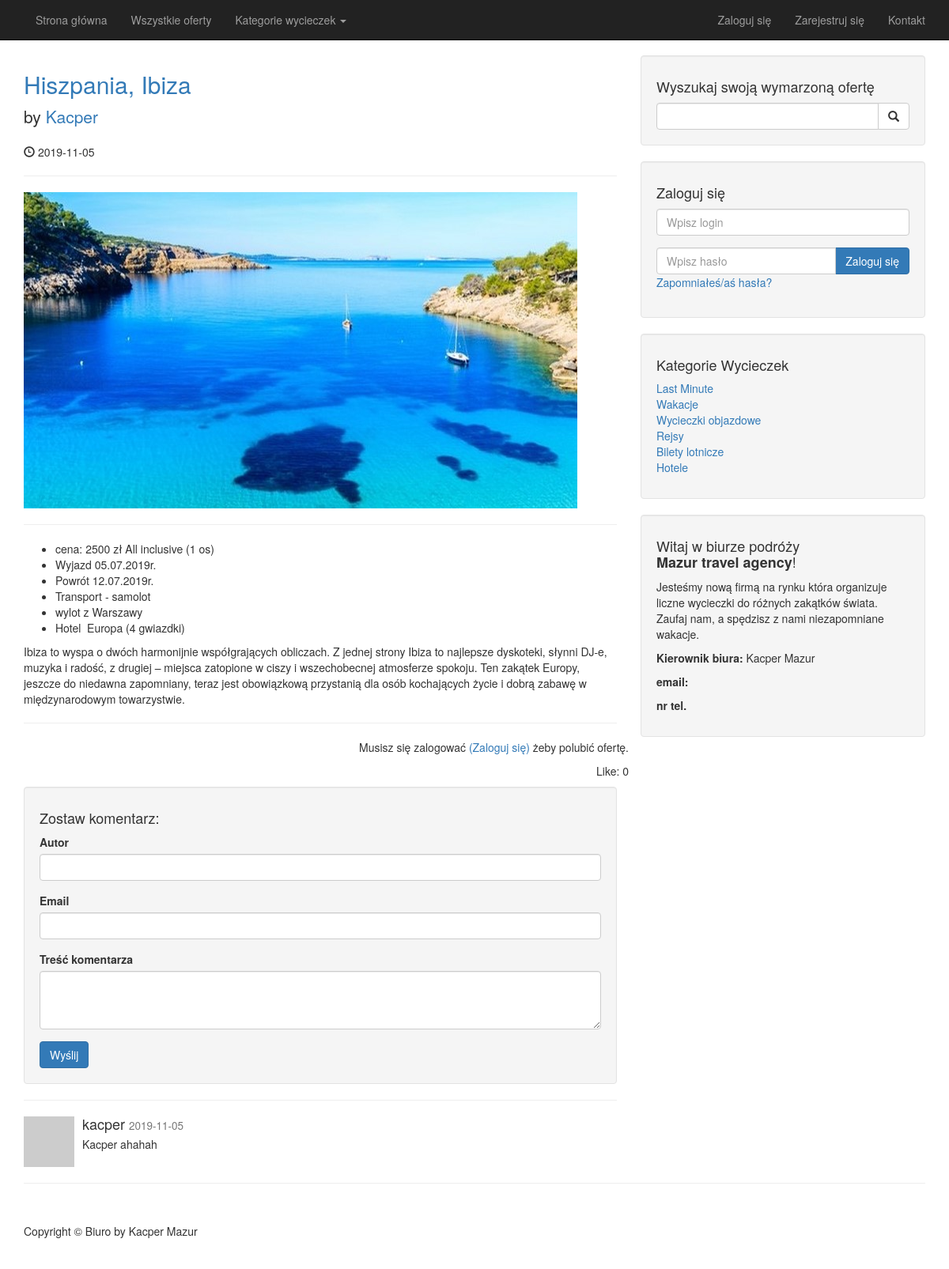
The page /post/51 on the database its author committed.
### tables this page shows
CREATE TABLE `posts` (
  `post_id` int(3) NOT NULL,
  `post_category_id` int(3) NOT NULL,
  `user_id` int(3) NOT NULL,
  `post_author` varchar(25) NOT NULL,
  `post_title` varchar(255) NOT NULL,
  `post_user` varchar(25) DEFAULT NULL,
  `post_date` date NOT NULL,
  `post_image` text NOT NULL,
  `post_content` text NOT NULL,
  `post_tags` varchar(255) NOT NULL,
  `post_comment_count` int(11) NOT NULL,
  `post_status` varchar(255) NOT NULL DEFAULT 'draft',
  `post_views_count` int(11) NOT NULL,
  `likes` int(11) NOT NULL
);

CREATE TABLE `comments` (
  `comment_id` int(3) NOT NULL,
  `comment_post_id` int(3) NOT NULL,
  `comment_author` varchar(255) NOT NULL,
  `comment_email` varchar(255) NOT NULL,
  `comment_content` text NOT NULL,
  `comment_status` varchar(255) NOT NULL,
  `comment_date` date NOT NULL
);

CREATE TABLE `categories` (
  `cat_id` int(11) NOT NULL,
  `user_id` int(11) NOT NULL,
  `cat_title` varchar(255) NOT NULL
);

### post.php (the view, shortened to what this page needs)
 <?php  include "includes/header.php"; ?>
    <?php  include "includes/navigation.php"; ?>
    <div class="container">
        <div class="row">
            <div class="col-md-8">
               <?php
    if(isset($_GET['p_id'])){
       $the_post_id = $_GET['p_id'];
    if(isset($_SESSION['username']) && is_admin($_SESSION['username']) ) {
         $stmt1 = mysqli_prepare($connection, "SELECT post_title, post_user, post_date, post_image, post_content FROM posts WHERE post_id = ?");
    } else {
        $stmt2 = mysqli_prepare($connection , "SELECT post_title, post_user, post_date, post_image, post_content FROM posts WHERE post_id = ? AND post_status = ? ");
        $published = 'published';
    }
    if(isset($stmt1)){
        mysqli_stmt_bind_param($stmt1, "i", $the_post_id);
        mysqli_stmt_execute($stmt1);
        mysqli_stmt_bind_result($stmt1, $post_title, $post_user, $post_date, $post_image, $post_content);
      $stmt = $stmt1;
    }else {
        mysqli_stmt_bind_param($stmt2, "is", $the_post_id, $published);
        mysqli_stmt_execute($stmt2);
        mysqli_stmt_bind_result($stmt2, $post_title, $post_user, $post_date, $post_image, $post_content);
     $stmt = $stmt2;
    }
    while(mysqli_stmt_fetch($stmt)) {
        ?>
                <h2>
                    <a href="#"><?php echo $post_title ?></a>
                </h2>
                <p class="lead">
                    by <a href="/../cms/index"><?php echo $post_user ?></a>
                </p>
                <p><span class="glyphicon glyphicon-time"></span> <?php echo $post_date ?></p>
                <hr>
                <img class="img-responsive" src="/cms/images/<?php echo $post_image;?>" alt="">
                <hr>
                <p><?php echo $post_content ?></p>
        <hr>
   <?php
        mysqli_stmt_free_result($stmt);
        ?>
           <?php
                if(isLoggedIn()){ ?>
                    <div class="row">
                        <p class="pull-right"><a
                                class="<?php echo userLikedThisPost($the_post_id) ? 'unlike' : 'like'; ?>"
                                href=""><span class="glyphicon glyphicon-thumbs-up"
                                data-toggle="tooltip"
                                data-placement="top"
                                title="<?php echo userLikedThisPost($the_post_id) ? ' I liked this before' : 'Want to like it?'; ?>"
                                ></span>
                                <?php echo userLikedThisPost($the_post_id) ? ' Unlike' : ' Like'; ?>
                            </a></p>
                    </div>
              <?php  } else { ?>
                    <div class="row">
                        <p class="pull-right login-to-post">Musisz się zalogować  <a href="/cms/login.php">(Zaloguj się) </a> żeby polubić ofertę. </p>
                    </div>
                <?php }
            ?>
                <div class="row">
                    <p class="pull-right likes">Like: <?php getPostlikes($the_post_id); ?></p>
                </div>
<?php
    }
?>
        <div class="well">
            <h4>Zostaw komentarz:</h4>
            <form action="#" method="post" role="form">
                <div class="form-group">
                    <label for="Author">Autor</label>
                    <input type="text" name="comment_author" class="form-control" name="comment_author">
                </div>
                <div class="form-group">
                    <label for="Author">Email</label>
                    <input type="email" name="comment_email" class="form-control" name="comment_email">
                </div>
                <div class="form-group">
                    <label for="comment">Treść komentarza </label>
                    <textarea name="comment_content" class="form-control" rows="3"></textarea>
                </div>
                <button type="submit" name="create_comment" class="btn btn-primary">Wyślij</button>
            </form>
        </div>
        <hr>
                 <?php
            $query = "SELECT * FROM comments WHERE comment_post_id = {$the_post_id} ";
            $query .= "AND comment_status = 'zatwierdzony' ";
            $query .= "ORDER BY comment_id DESC ";
            $select_comment_query = mysqli_query($connection, $query);
            while ($row = mysqli_fetch_array($select_comment_query)) {
            $comment_date   = $row['comment_date'];
            $comment_content= $row['comment_content'];
            $comment_author = $row['comment_author'];
                ?>
                <div class="media">
                    <a class="pull-left" href="#">
                        <img class="media-object" src="http://placehold.it/64x64" alt="">
                    </a>
                    <div class="media-body">
                        <h4 class="media-heading"><?php echo $comment_author;   ?>
                            <small><?php echo $comment_date;   ?></small>
                        </h4>
                        <?php echo $comment_content;   ?>
                    </div>
                </div>
           <?php } }    else {
            header("Location: index.php");
            }
                ?>
            </div>
            <?php include "includes/sidebar.php";?>
        </div>
        <hr>
<?php include "includes/footer.php";?>

### admin/functions.php (shortened to what this page needs)
<?php
function query($query)
{
    global $connection;
    $result = mysqli_query($connection, $query);
    return $result;
}
function isLoggedIn()
{
    return false;
}
function getPostlikes($post_id)
{
    $result = query("SELECT * FROM likes WHERE post_id=$post_id");
    echo mysqli_num_rows($result);
}
?>

### includes/sidebar.php (shortened to what this page needs)
<div class="col-md-4">
               <div class="well">
                   <h4>Wyszukaj swoją wymarzoną ofertę</h4>
                   <form action="search.php" method="post">
                       <div class="input-group">
                           <input name="search" type="text" class="form-control">
                           <span class="input-group-btn">
                               <button name="submit" class="btn btn-default" type="submit">
                                   <span class="glyphicon glyphicon-search"></span>
                           </button>
                           </span>
                       </div>
                   </form>
               </div>
               <div class="well">
                  <?php if(isset($_SESSION['user_role'])): ?>
                  <h4>Zalogowany/a jako <?php echo $_SESSION['username'] ?></h4>
                  <a href="/cms/includes/logout.php" class="btn btn-primary">Wyloguj</a>
                  <?php else: ?>
                      <h4>Zaloguj się </h4>
                   <form  method="post">
                       <div class="form-group">
                           <input name="username" type="text" class="form-control" placeholder="Wpisz login">
                       </div>
                       <div class="input-group">
                           <input name="password" type="password" class="form-control" placeholder="Wpisz hasło">
                           <span class="input-group-btn">
                               <button class="btn btn-primary" name="login" type="submit">Zaloguj się
                               </button>
                           </span>
                       </div>
                       <div class="form-group">
                           <a href="forgot.php?forgot=<?php echo uniqid(true); ?>">Zapomniałeś/aś hasła?</a>
                       </div>
                   </form>
                  <?php endif; ?>
               </div>
               <div class="well">
                  <?php
                   $query = "SELECT * FROM categories ";
                   $select_categories_sidebar = mysqli_query($connection, $query);
                   ?>
                   <h4>Kategorie Wycieczek</h4>
                   <div class="row">
                       <div class="col-lg-12">
                           <ul class="list-unstyled">
                              <?php
                               while($row = mysqli_fetch_assoc($select_categories_sidebar))
                               {
                                   $cat_title = $row['cat_title'];
                                   $cat_id = $row['cat_id'];
                                   echo "<li><a href='category.php?category=$cat_id'>{$cat_title}</a></li>";
                               }
                               ?>
                           </ul>
                       </div>
                   </div>
               </div>
               <?php include "widget.php"; ?>
           </div>

### css/blog-home.css (style rules this page uses)
body { padding-top: 70px; }

### rows shown on the page
comments: comment_author "kacper", comment_date "2019-11-05", comment_content "Kacper ahahah"
categories: cat_title "Last Minute"
categories: cat_title "Wakacje"
categories: cat_title "Wycieczki objazdowe"
categories: cat_title "Rejsy"
categories: cat_title "Bilety lotnicze"
categories: cat_title "Hotele"
